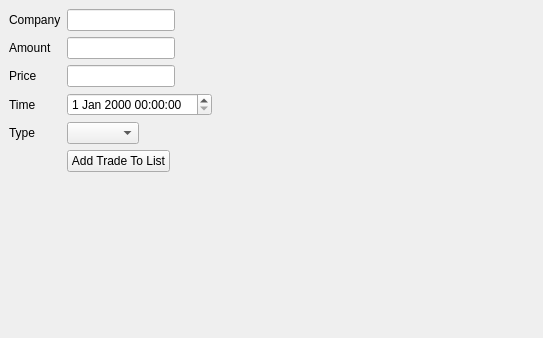
<?xml version="1.0" encoding="UTF-8"?>
<ui version="4.0">
 <class>TradingSignalWidget</class>
 <widget class="QDockWidget" name="TradingSignalWidget">
  <property name="geometry">
   <rect>
    <x>0</x>
    <y>0</y>
    <width>543</width>
    <height>338</height>
   </rect>
  </property>
  <property name="windowTitle">
   <string>Signal Generator</string>
  </property>
  <widget class="QWidget" name="dockWidgetContents">
   <layout class="QFormLayout" name="formLayout">
    <property name="fieldGrowthPolicy">
     <enum>QFormLayout::FieldsStayAtSizeHint</enum>
    </property>
    <item row="4" column="0">
     <widget class="QLabel" name="label">
      <property name="text">
       <string>Amount</string>
      </property>
     </widget>
    </item>
    <item row="4" column="1">
     <widget class="QLineEdit" name="lineEdit"/>
    </item>
    <item row="5" column="0">
     <widget class="QLabel" name="label_2">
      <property name="text">
       <string>Price</string>
      </property>
     </widget>
    </item>
    <item row="5" column="1">
     <widget class="QLineEdit" name="lineEdit_2"/>
    </item>
    <item row="6" column="0">
     <widget class="QLabel" name="label_3">
      <property name="text">
       <string>Time</string>
      </property>
     </widget>
    </item>
    <item row="6" column="1">
     <widget class="QDateTimeEdit" name="dateTimeEdit"/>
    </item>
    <item row="7" column="0">
     <widget class="QLabel" name="label_4">
      <property name="text">
       <string>Type</string>
      </property>
     </widget>
    </item>
    <item row="7" column="1">
     <widget class="QComboBox" name="comboBox"/>
    </item>
    <item row="8" column="1">
     <widget class="QPushButton" name="addTrade">
      <property name="text">
       <string>Add Trade To List</string>
      </property>
     </widget>
    </item>
    <item row="3" column="0">
     <widget class="QLabel" name="label_5">
      <property name="text">
       <string>Company</string>
      </property>
     </widget>
    </item>
    <item row="3" column="1">
     <widget class="QLineEdit" name="lineEdit_3"/>
    </item>
   </layout>
  </widget>
 </widget>
 <resources/>
 <connections/>
</ui>
